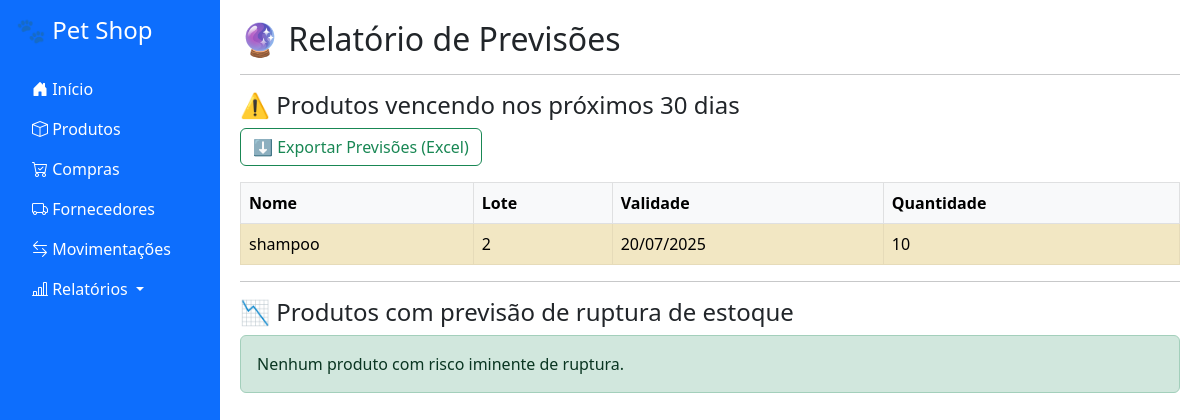
Before: /relatorios/previsoes with the older database file.
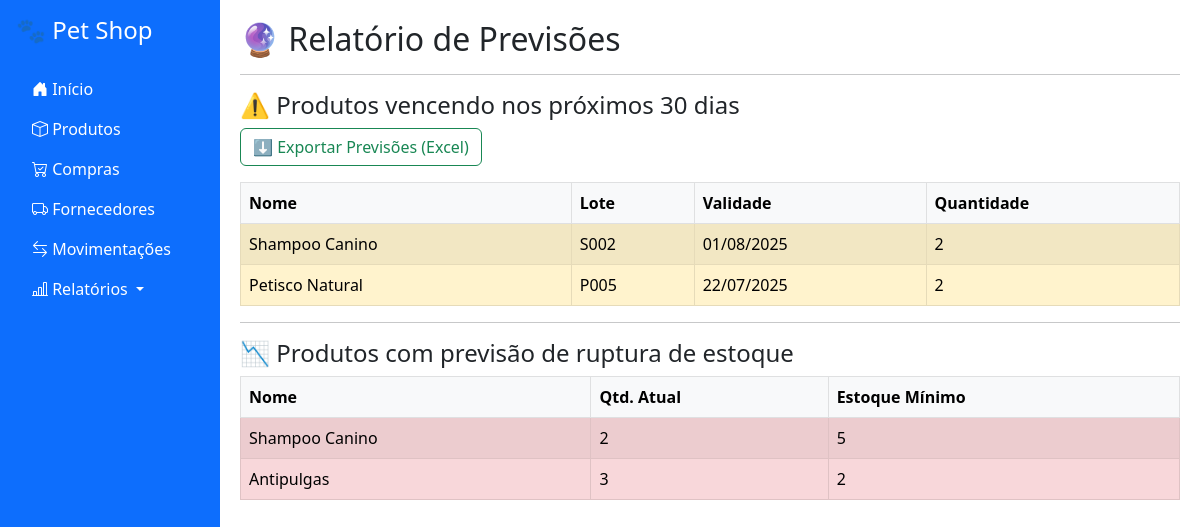
After: the same page with the newer database file.
### app/models.py (models this page shows)
class Produto(db.Model):
    id = db.Column(db.Integer, primary_key=True)
    nome = db.Column(db.String(100), nullable=False)
    lote = db.Column(db.String(50))
    validade = db.Column(db.Date)
    quantidade = db.Column(db.Integer, default=0)
    estoque_minimo = db.Column(db.Integer, default=10)
    estoque_maximo = db.Column(db.Integer, default=100)

### app/routes.py (the view)
@app.route("/relatorios/previsoes")
def relatorio_previsoes():
    hoje = date.today()
    limite_validade = hoje + timedelta(days=30)
    produtos_vencendo = Produto.query.filter(
        Produto.validade != None,
        Produto.validade <= limite_validade,
        Produto.validade >= hoje
    ).all()
    limite_data = hoje - timedelta(days=30)
    produtos_movimentados = (
        db.session.query(Produto.id, db.func.sum(Movimentacao.quantidade).label('total'))
        .join(Movimentacao)
        .filter(Movimentacao.data >= limite_data, Movimentacao.tipo == 'saida')
        .group_by(Produto.id)
        .having(db.func.sum(Movimentacao.quantidade) > 0)
        .all()
    )
    ids_previsao_ruptura = [pid for pid, total in produtos_movimentados]
    produtos_em_alerta = Produto.query.filter(
        Produto.id.in_(ids_previsao_ruptura),
        Produto.quantidade <= Produto.estoque_minimo + 3  # margem
    ).all()
    return render_template(
        "relatorio_previsoes.html",
        produtos_vencendo=produtos_vencendo,
        produtos_em_alerta=produtos_em_alerta
    )

### app/templates/relatorio_previsoes.html
{% extends 'base.html' %}
{% block content %}
<h2>🔮 Relatório de Previsões</h2>
<hr>
<h4>⚠️ Produtos vencendo nos próximos 30 dias</h4>
{% if produtos_vencendo %}
<a href="{{ url_for('exportar_previsoes') }}" class="btn btn-outline-success mb-3">
    ⬇️ Exportar Previsões (Excel)
</a>
<table class="table table-bordered table-striped">
    <thead class="table-light">
        <tr>
            <th>Nome</th>
            <th>Lote</th>
            <th>Validade</th>
            <th>Quantidade</th>
        </tr>
    </thead>
    <tbody>
        {% for p in produtos_vencendo %}
        <tr class="table-warning">
            <td>{{ p.nome }}</td>
            <td>{{ p.lote }}</td>
            <td>{{ p.validade.strftime('%d/%m/%Y') }}</td>
            <td>{{ p.quantidade }}</td>
        </tr>
        {% endfor %}
    </tbody>
</table>
{% else %}
<div class="alert alert-success">Nenhum produto com vencimento próximo.</div>
{% endif %}
<hr>
<h4>📉 Produtos com previsão de ruptura de estoque</h4>
{% if produtos_em_alerta %}
<table class="table table-bordered table-striped">
    <thead class="table-light">
        <tr>
            <th>Nome</th>
            <th>Qtd. Atual</th>
            <th>Estoque Mínimo</th>
        </tr>
    </thead>
    <tbody>
        {% for p in produtos_em_alerta %}
        <tr class="table-danger">
            <td>{{ p.nome }}</td>
            <td>{{ p.quantidade }}</td>
            <td>{{ p.estoque_minimo }}</td>
        </tr>
        {% endfor %}
    </tbody>
</table>
{% else %}
<div class="alert alert-success">Nenhum produto com risco iminente de ruptura.</div>
{% endif %}
{% endblock %}

Changed rows visible on the page:
no longer on this page (row edited): Produto: nome "shampoo", lote "2", validade "20/07/2025", quantidade "10", shown under "⚠️ Produtos vencendo nos próximos 30 dias"
added Produto: nome "Shampoo Canino", lote "S002", validade "01/08/2025", quantidade "2", estoque_minimo "5"
added Produto: nome "Petisco Natural", lote "P005", validade "22/07/2025", quantidade "2", shown under "⚠️ Produtos vencendo nos próximos 30 dias"
added Produto: nome "Antipulgas", quantidade "3", estoque_minimo "2", shown under "📉 Produtos com previsão de ruptura de estoque"
Other visible differences:
text no longer shown: "Nenhum produto com risco iminente de ruptura."
text now shown: "Nome Qtd. Atual Estoque Mínimo"
